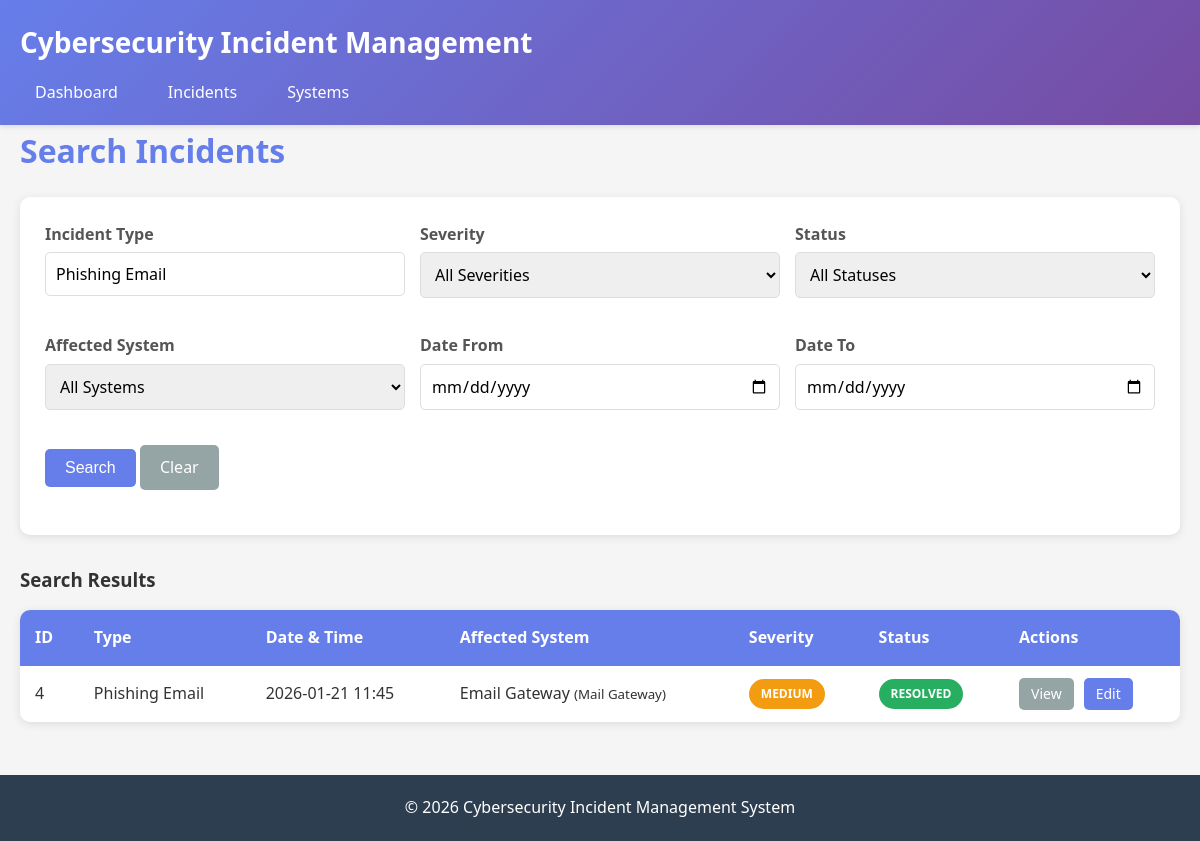
The page /search.php?incident_type=Phishing Email on the database its author committed.
### tables this page shows
CREATE TABLE incidents (
    id INT AUTO_INCREMENT PRIMARY KEY,
    incident_type VARCHAR(255) NOT NULL,
    date_time DATETIME NOT NULL,
    affected_system_id INT NOT NULL,
    severity ENUM('Low', 'Medium', 'High', 'Critical') NOT NULL,
    status ENUM('Detected', 'Investigating', 'Resolved') DEFAULT 'Detected',
    resolution_notes TEXT,
    created_at TIMESTAMP DEFAULT CURRENT_TIMESTAMP,
    updated_at TIMESTAMP DEFAULT CURRENT_TIMESTAMP ON UPDATE CURRENT_TIMESTAMP,
    FOREIGN KEY (affected_system_id) REFERENCES systems(id) ON DELETE CASCADE
);

CREATE TABLE systems (
    id INT AUTO_INCREMENT PRIMARY KEY,
    name VARCHAR(255) NOT NULL,
    type ENUM('Server', 'Application', 'Database', 'Firewall', 'Mail Gateway') NOT NULL,
    description TEXT,
    created_at TIMESTAMP DEFAULT CURRENT_TIMESTAMP,
    updated_at TIMESTAMP DEFAULT CURRENT_TIMESTAMP ON UPDATE CURRENT_TIMESTAMP
);

### includes/functions.php (called while the page is built, shortened)
<?php
function escape($string) {
    return htmlspecialchars($string, ENT_QUOTES, 'UTF-8');
}
function getSeverityColor($severity) {
    switch ($severity) {
        case 'Medium':
            return 'severity-medium';
    }
}
function getStatusColor($status) {
    switch ($status) {
        case 'Resolved':
            return 'status-resolved';
    }
}
?>

### public/search.php (the view, shortened to what this page needs)
<?php
require_once '../includes/header.php';
$conn = getDBConnection();
$results = [];
$has_search = false;
if ($_SERVER['REQUEST_METHOD'] == 'GET' && !empty(array_filter($_GET))) {
    $has_search = true;
    $incident_type = trim($_GET['incident_type'] ?? '');
    $query = "SELECT i.*, s.name as system_name, s.type as system_type
              FROM incidents i
              JOIN systems s ON i.affected_system_id = s.id
              WHERE 1=1";
    $params = [];
    if (!empty($incident_type)) {
        $query .= " AND i.incident_type LIKE ?";
        $params[] = "%$incident_type%";
    }
    $query .= " ORDER BY i.date_time DESC";
    $stmt = $conn->prepare($query);
    $stmt->execute($params);
    $results = $stmt->fetchAll();
}
?>
<h2 class="page-title">Search Incidents</h2>
<div class="search-form">
    <form method="GET" action="">
        <div class="form-row">
            <div class="form-group">
                <label for="incident_type">Incident Type</label>
                <input type="text" id="incident_type" name="incident_type" value="<?php echo escape($_GET['incident_type'] ?? ''); ?>" placeholder="e.g., Malware, Phishing">
            </div>
            <div class="form-group">
                <label for="severity">Severity</label>
                <select id="severity" name="severity">
                    <option value="">All Severities</option>
                </select>
            </div>
            <div class="form-group">
                <label for="status">Status</label>
                <select id="status" name="status">
                    <option value="">All Statuses</option>
                </select>
            </div>
        </div>
        <div class="form-row">
            <div class="form-group">
                <label for="system_id">Affected System</label>
                <select id="system_id" name="system_id">
                    <option value="">All Systems</option>
                </select>
            </div>
            <div class="form-group">
                <label for="date_from">Date From</label>
                <input type="date" id="date_from" name="date_from" value="<?php echo escape($_GET['date_from'] ?? ''); ?>">
            </div>
            <div class="form-group">
                <label for="date_to">Date To</label>
                <input type="date" id="date_to" name="date_to" value="<?php echo escape($_GET['date_to'] ?? ''); ?>">
            </div>
        </div>
        <div class="form-group">
            <button type="submit" class="btn">Search</button>
            <a href="search.php" class="btn btn-secondary">Clear</a>
        </div>
    </form>
</div>
<?php if ($has_search): ?>
    <h3 style="margin-bottom: 15px;">Search Results</h3>
    <?php if (count($results) > 0): ?>
        <div class="table-container">
            <table>
                <thead>
                    <tr>
                        <th>ID</th>
                        <th>Type</th>
                        <th>Date & Time</th>
                        <th>Affected System</th>
                        <th>Severity</th>
                        <th>Status</th>
                        <th>Actions</th>
                    </tr>
                </thead>
                <tbody>
                    <?php foreach ($results as $incident): ?>
                        <tr>
                            <td><?php echo escape($incident['id']); ?></td>
                            <td><?php echo escape($incident['incident_type']); ?></td>
                            <td><?php echo escape(date('Y-m-d H:i', strtotime($incident['date_time']))); ?></td>
                            <td><?php echo escape($incident['system_name']); ?> <small>(<?php echo escape($incident['system_type']); ?>)</small></td>
                            <td><span class="badge <?php echo getSeverityColor($incident['severity']); ?>"><?php echo escape($incident['severity']); ?></span></td>
                            <td><span class="badge <?php echo getStatusColor($incident['status']); ?>"><?php echo escape($incident['status']); ?></span></td>
                            <td class="action-buttons">
                                <a href="view_incident.php?id=<?php echo escape($incident['id']); ?>" class="btn btn-secondary" style="padding: 5px 12px; font-size: 14px;">View</a>
                                <a href="edit_incident.php?id=<?php echo escape($incident['id']); ?>" class="btn" style="padding: 5px 12px; font-size: 14px;">Edit</a>
                            </td>
                        </tr>
                    <?php endforeach; ?>
                </tbody>
            </table>
        </div>
    <?php else: ?>
        <div class="empty-state">
            <p>No incidents found matching your search criteria.</p>
        </div>
    <?php endif; ?>
<?php endif; ?>
<?php require_once '../includes/footer.php'; ?>

### assets/css/style.css (style rules this page uses)
* { margin: 0; padding: 0; box-sizing: border-box; }
body { font-family: "Segoe UI", Tahoma, Geneva, Verdana, sans-serif; line-height: 1.6; color: #333; background-color: #f5f5f5; }
.page-title { font-size: 32px; margin-bottom: 20px; color: #667eea; }
.btn { display: inline-block; padding: 10px 20px; background-color: #667eea; color: white; text-decoration: none; border-radius: 5px; border: none; cursor: pointer; font-size: 16px; transition: background-color 0.3s; }
.btn-secondary { background-color: #95a5a6; }
.form-group { margin-bottom: 20px; }
.form-group label { display: block; margin-bottom: 5px; font-weight: 600; color: #555; }
.form-group input, .form-group select, .form-group textarea { width: 100%; padding: 10px; border: 1px solid #ddd; border-radius: 5px; font-size: 16px; font-family: inherit; }
.table-container { background: white; border-radius: 10px; overflow: hidden; box-shadow: 0 2px 10px rgba(0, 0, 0, 0.1); margin-bottom: 20px; }
table { width: 100%; border-collapse: collapse; }
table th { background-color: #667eea; color: white; padding: 15px; text-align: left; font-weight: 600; }
table td { padding: 12px 15px; border-bottom: 1px solid #eee; }
table tr:last-child td { border-bottom: none; }
.badge { display: inline-block; padding: 5px 12px; border-radius: 20px; font-size: 12px; font-weight: 600; text-transform: uppercase; }
.severity-medium { background-color: #f39c12; color: white; }
.status-resolved { background-color: #27ae60; color: white; }
.action-buttons { display: flex; gap: 10px; }
.action-buttons .btn { padding: 5px 12px; font-size: 14px; }
.search-form { background: white; padding: 25px; border-radius: 10px; box-shadow: 0 2px 10px rgba(0, 0, 0, 0.1); margin-bottom: 30px; }
.search-form .form-row { display: grid; grid-template-columns: repeat(auto-fit, minmax(200px, 1fr)); gap: 15px; margin-bottom: 15px; }

### rows shown on the page
incidents: id "4", incident_type "Phishing Email", date_time "2026-01-21 11:45", affected_system.name "Email Gateway", affected_system.type "Mail Gateway", severity "MEDIUM", status "RESOLVED"
